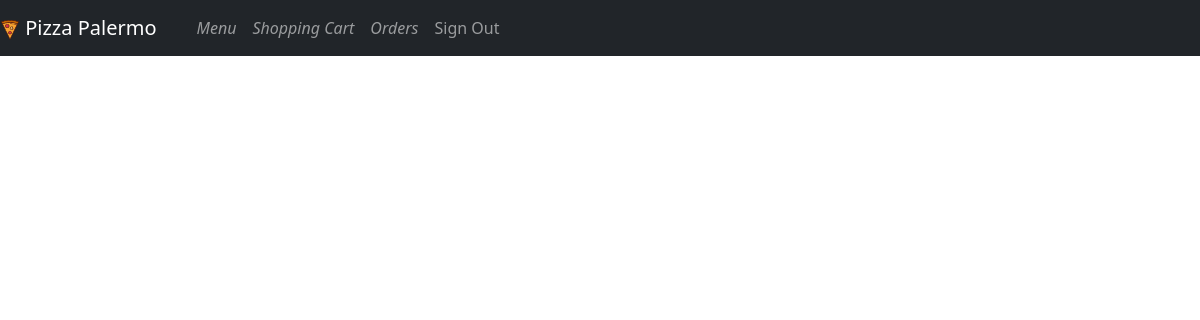
The app's page /orders/ (signed in), older data.
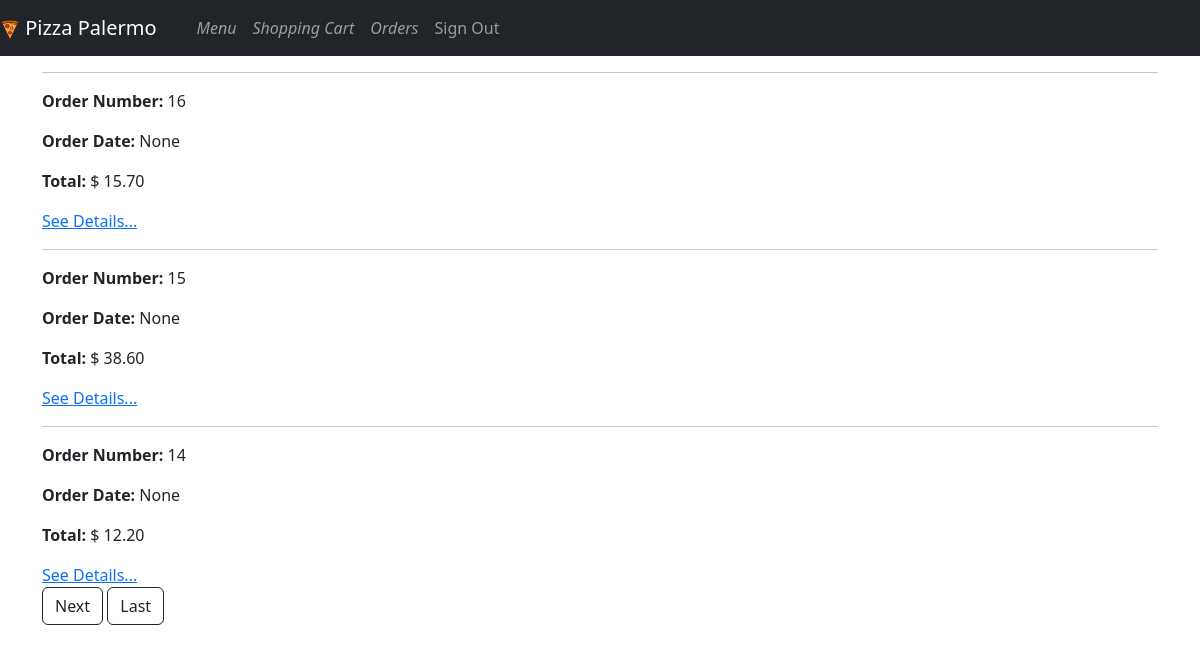
The same page, newer data.
### orders/models.py (models this page shows, shortened)
class Order(models.Model):
    STATUS=((0,"Draft, in cart"), (1, "Placed, release by client"),
            (2, "Cooked"), (3, "Deliveried"),
            (4, "Canceled"), (5, "Paid"),)
    STATUS_DRAFT = 0
    order_total = models.DecimalField(default=0, max_digits=6, decimal_places=2)
    order_date = models.DateTimeField(auto_now_add=True, null=True, blank=True)
    status = models.PositiveSmallIntegerField(choices=STATUS, default=STATUS_DRAFT)
    user = models.ForeignKey(User, on_delete=models.SET_NULL,
                            related_name="OrderUser", null=True, blank=True)

### orders/views.py (the view)
# urls.py: path("orders/", OrderView.as_view(), name="invoices"),
class OrderView(LoginRequiredMixin, ListView):
    template_name = "orders/invoices.html"
    paginate_by = 3
    login_url = reverse_lazy("orders:login")
    def get_queryset(self):
        STATUS_DRAFT = 0
        return Order.objects.filter(~Q(status = STATUS_DRAFT)
                    & Q(user_id = self.request.user)).order_by("-id")

### orders/templates/orders/invoices.html (shortened to what this page needs)
{% extends "orders/base.html" %}
{% block body %}
    {% for order in order_list %}
    <hr/>
    <div>
        <p><strong>Order Number: </strong>{{ order.id }} </p>
        <p><strong>Order Date:</strong> {{ order.order_date }} </p>
        <p><strong>Total:</strong> $ {{ order.order_total }} </p>
        <a href="{% url 'orders:detailinvoices' pk=order.id %}">
          See Details...
      </a>
      </div>
    {% endfor %}
    {% include "orders/pagination.html"%}
    <br />
{% endblock %}

Row changes from the older to the newer data that the page shows:
now on this page (row edited): Order: id "16", order_date "None", order_total "15.70"
now on this page (row edited): Order: id "15", order_date "None", order_total "38.60"
now on this page (row edited): Order: id "14", order_date "None", order_total "12.20"
Text that changed along with them:
text now shown: "Next Last"
